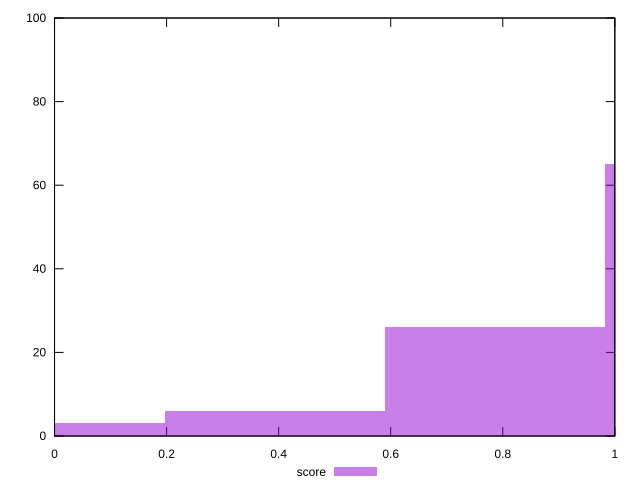

Recreate this plot in gnuplot.
reset

$score <<EOF
0 3
0.393311825423745 6
1.1799354762712349 65
0.78662365084749 26
EOF

set key outside below
set boxwidth 0.393311825423745
set xrange [0:1]
set yrange [0:100]
set trange [0:100]
set style fill transparent solid 0.5 noborder
set terminal svg size 640, 490 enhanced background rgb 'white'
set output "report_00019_2021-02-10T18-14-37.922Z//estimated-input-latency/samples/pages+cached/score/histogram.svg"

plot $score title "score" with boxes

reset
